Frame 1 (no input): blank canvas, image omitted
Frame 60 (the mouse pressed at the canvas centre just before this capture): blank canvas, image omitted
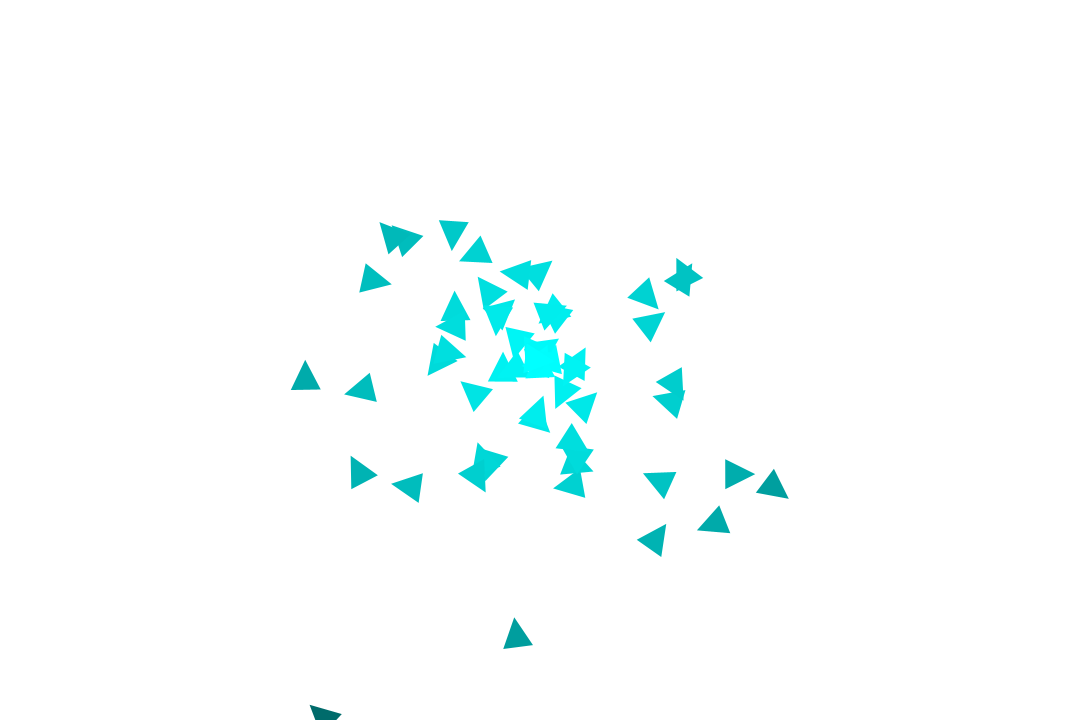
Frame 120 (the mouse held since frame 60 and released just before this capture)

The Processing sketch whose frames 1 and 60 were blank and that drew this single picture after the mouse press (run headless with seeded random() and noise(); from frame 60 on, the mouse is pressed at the canvas centre):

// Processing sketch: ParticleFont
// ── ParticleFont.pde
ParticleSystem ps=new ParticleSystem();
void setup() {

  size(1080, 720);
  
  
  frameRate(100);
  
}
void draw() {

  background(255);
  ps.show();
  if (mousePressed) {
    ps.addParticle();
  }
  
}

// ── Circle.pde
class Circle extends Particle {

  Circle(PVector f) {
    super(f);
  }

  void show() {
    noStroke();    
    fill(map(dist(p.x, p.y, font.x, font.y), 0, 720, 255, 20), 25, 255);
    ellipse(p.x, p.y, 30, 30);
  }
}

// ── Particle.pde
class Particle {

  PVector p, v, a, font;
  
  float rotVel=random(-10,10);
  
  Particle(PVector font) {
    this.font=font;
    p=new PVector(font.x, font.y);

    v=new PVector(random(-5, 5), random(-10, 1));

    a=new PVector(0, 0.3);
  }

  void move() {

    v.add(a);

    p.add(v);
  }
  
  void show(){
    
  }
  
}

// ── ParticleSystem.pde
class ParticleSystem {

  ArrayList<Particle> p=new ArrayList();

  void addParticle() {
    if (mouseButton==LEFT) {
      p.add(new Circle(new PVector(mouseX, mouseY)));
    } else if (mouseButton==RIGHT) {
      p.add(new Square(new PVector(mouseX, mouseY)));
    } else {
      p.add(new Star(new PVector(mouseX, mouseY)));
    }
  }

  void show() {
    for (int i=0; i < p.size(); i++) {

      p.get(i).show();
      p.get(i).move();

      if (p.get(i).p.y>730) {
        p.remove(i);
      }
    }
  }
}

// ── Square.pde
class Square extends Particle {

  Square(PVector f) {
    super(f);
  }
  
  void show() {

    noStroke();
    pushMatrix();
    translate(p.x,p.y);
    rectMode(CENTER);
    rotate(radians(frameCount*rotVel));
    fill(0, map(dist(p.x, p.y, font.x, font.y), 0, 720, 255, 0), 0);
    rect(0, 0, 30, 30);
    popMatrix();
    
  }
}

// ── Star.pde
class Star extends Particle {
  
  Star(PVector f) {
    super(f);
  }

  void show() {
    noStroke();    
    fill(0, map(dist(p.x, p.y, font.x, font.y), 0, 720, 255, 0), map(dist(p.x, p.y, font.x, font.y), 0, 720, 255, 0));
    pushMatrix();
    translate(p.x, p.y);
    rotate(radians(frameCount*rotVel));
    triangle(-15, 15, 15, 15, 0, -15);
    popMatrix();
  }
}
